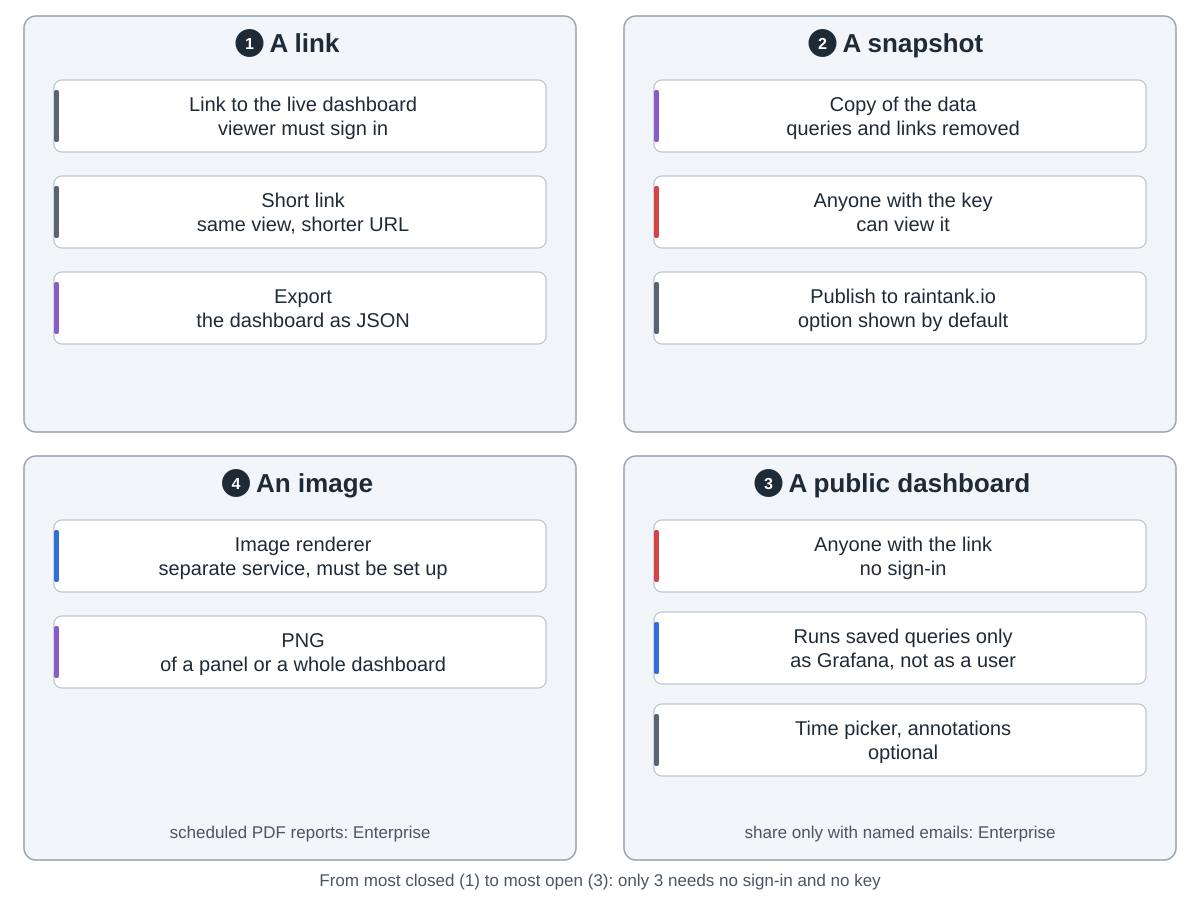

This chart was generated by the following Python code:
"""Grafana: sharing outside the team.  Drawn from grafana/grafana at commit 6b6eaf7: conf/defaults.ini
[snapshots] enabled, external_enabled = true, external_snapshot_url = https://snapshots.raintank.io;
pkg/api/api.go:605 (GET /api/snapshots/:key has no sign-in check); docs share-dashboards-panels (snapshot keeps
the data, strips queries and links); [public_dashboards] enabled = true; pkg/services/publicdashboards
(anyone with the link, saved queries run server-side as a service identity, time picker and annotations optional,
email sharing Enterprise plus flag publicDashboardsEmailSharing); pkg/services/rendering (image renderer at
[rendering] server_url).

Snake order: 1 a link -> 2 a snapshot -> 3 a public dashboard -> 4 an image.
Run: python3 sharing.py"""
import sys
from pathlib import Path

sys.path.insert(0, str(Path(__file__).resolve().parents[2] / "tools"))
from archdiagram import Diagram  # noqa: E402

L, R, W = 24, 624, 552
T1, H1 = 16, 416
T2, H2 = 456, 404


def col(x, top, cards, h=72, gap=24, arrows=True):
    """One column of wide cards, top to bottom, optionally joined by arrows."""
    for i, (lbl, kind) in enumerate(cards):
        y = top + 64 + i * (h + gap)
        d.card(x + 30, y, lbl, kind, w=492, h=h)
        if arrows and i:
            d.arrow(f"M{x + W / 2} {y - gap}V{y - 2}")


def notes(x, top, hgt, *lines):
    """Up to two note lines at the foot of a group."""
    for i, s in enumerate(lines):
        d.note(x + W / 2, top + hgt - 22 - (len(lines) - 1 - i) * 26, s)


def handoffs(a, b, c, ya=T1 + 206, yc=T2 + 200):
    """Arrows between the four groups in snake order, with what each one carries."""
    if a:
        d.arrow(f"M{L + W} {ya}H{R - 2}", label=a, at=(600, ya - 12))
    if b:
        d.arrow(f"M{R + W / 2} {T1 + H1}V{T2 - 2}", label=b, at=(R + W / 2 + 14 + len(b) * 4.6, T1 + H1 + 21))
    if c:
        d.arrow(f"M{R} {yc}H{L + W + 2}", label=c, at=(600, yc - 12))

d = Diagram("Grafana: sharing outside the team",
            "1 A link: points to the live dashboard; the viewer must sign in; it can be shortened; dashboards can also be exported as JSON. "
            "2 A snapshot: a copy of the data with queries and links removed; anyone with its key can view it; there "
            "is an option, shown by default, to publish it to snapshots.raintank.io. "
            "3 A public dashboard: anyone with the link can view it without signing in; it runs only the saved "
            "queries, as Grafana and not as a user; time picker and annotations are optional; sharing only with "
            "named emails is Enterprise. "
            "4 An image: a PNG of a panel or dashboard, made by the image renderer, a separate service that must be "
            "set up; scheduled PDF reports are Enterprise.")

d.group(L, T1, W, H1, "A link", 1)
col(L, T1, [("Link to the live dashboard|viewer must sign in", "data"),
            ("Short link|same view, shorter URL", "data"),
            ("Export|the dashboard as JSON", "write")], arrows=False)

d.group(R, T1, W, H1, "A snapshot", 2)
col(R, T1, [("Copy of the data|queries and links removed", "write"),
            ("Anyone with the key|can view it", "review"),
            ("Publish to raintank.io|option shown by default", "data")], arrows=False)

d.group(R, T2, W, H2, "A public dashboard", 3)
col(R, T2, [("Anyone with the link|no sign-in", "review"),
            ("Runs saved queries only|as Grafana, not as a user", "coding"),
            ("Time picker, annotations|optional", "data")], gap=20, arrows=False)
notes(R, T2, H2, "share only with named emails: Enterprise")

d.group(L, T2, W, H2, "An image", 4)
col(L, T2, [("Image renderer|separate service, must be set up", "coding"),
            ("PNG|of a panel or a whole dashboard", "write")], arrows=False)
notes(L, T2, H2, "scheduled PDF reports: Enterprise")

d.note(600, 886, "From most closed (1) to most open (3): only 3 needs no sign-in and no key")

d.save(Path(__file__).with_name("sharing.svg"))
